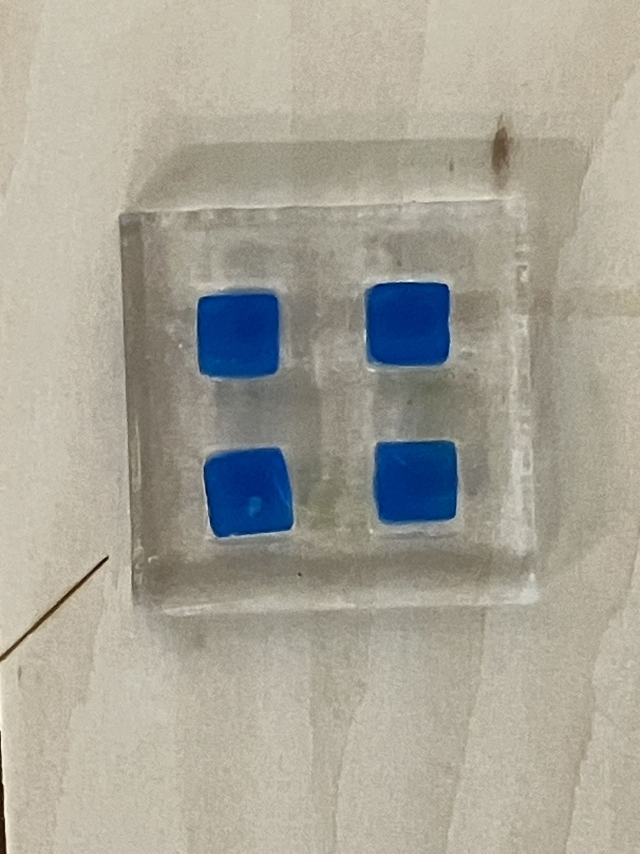
#> input picture images/1.jpg, 1280 x 1707 px, found by its file name (shown at 1/2 size); its folder holds 4 pictures in this run
$ python except_of_colors.py
#> lines starting #> are read from the running program, lines starting #| are printed output that depends on the picture; after the words box and inside, x2 and y2 are one past the last pixel; in counts of white or black regions, pixels touching at a corner belong together
#> further down, img1 is the input picture: shape (1707, 1280, 3); mean R, G, B 166.6, 163.5, 151.9
import matplotlib.pyplot as plt
import numpy as np
import os
import skimage as ski

from natsort import natsorted
from skimage import color, filters


def except_of_rybg(img):
  # Convert the image to grayscale
  gray_image = color.rgb2gray(img)
  # Apply a Gaussian filter to smooth the image
  smoothed_image = filters.gaussian(gray_image, sigma=1)
  # Define color thresholds for blue, yellow, and red
  blue_mask = (img[:, :, 2] > 100) & (img[:, :, 1] < 150) & (img[:, :, 0] < 150)
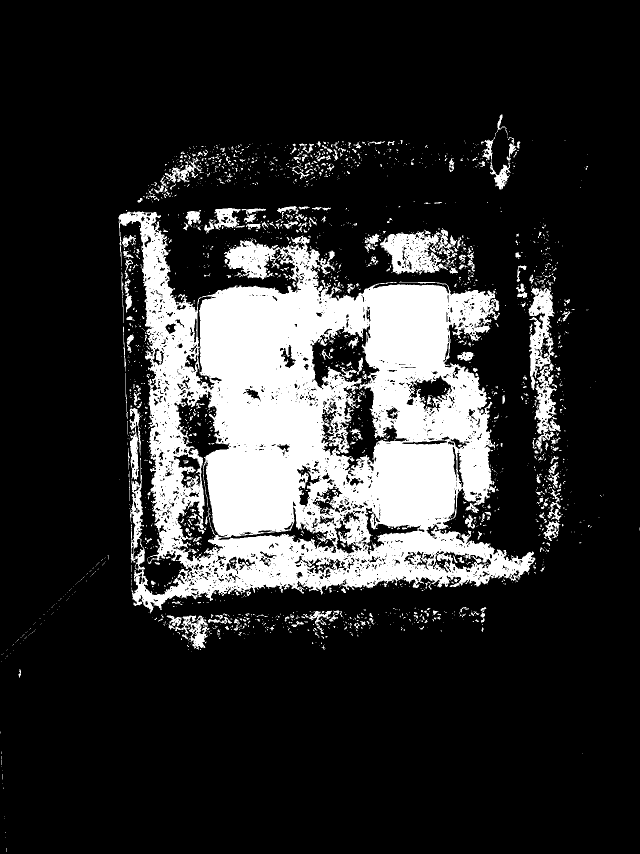
#> blue_mask: shape (1707, 1280) bool (shown at 1/2 size); 18% white; 2243 white regions (1900 under 20 px), largest, box (x1, y1, x2, y2) and area: (237, 423, 1071, 1227) 335994, (760, 459, 915, 550) 7539, (1057, 575, 1110, 780) 5210
  yellow_mask = (img[:, :, 2] > 150) & (img[:, :, 1] > 150) & (img[:, :, 0] < 150)
#> yellow_mask: shape (1707, 1280) bool; 0.11% white in thin lines or dots, all inside (x1, y1, x2, y2) = (390, 562, 921, 1080)
  red_mask = (img[:, :, 2] < 150) & (img[:, :, 1] < 150) & (img[:, :, 0] > 150)
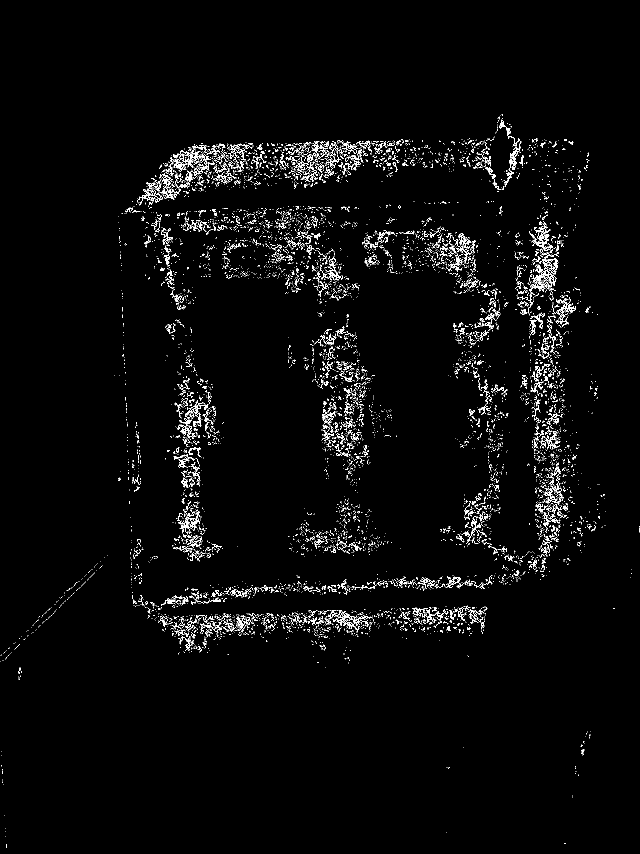
#> red_mask: shape (1707, 1280) bool (shown at 1/2 size); 2.7% white in thin lines or dots, all inside (x1, y1, x2, y2) = (1, 228, 1280, 1696)
  green_mask = (img[:, :, 2] < 100) & (img[:, :, 1] > 50) & (img[:, :, 0] < 150)
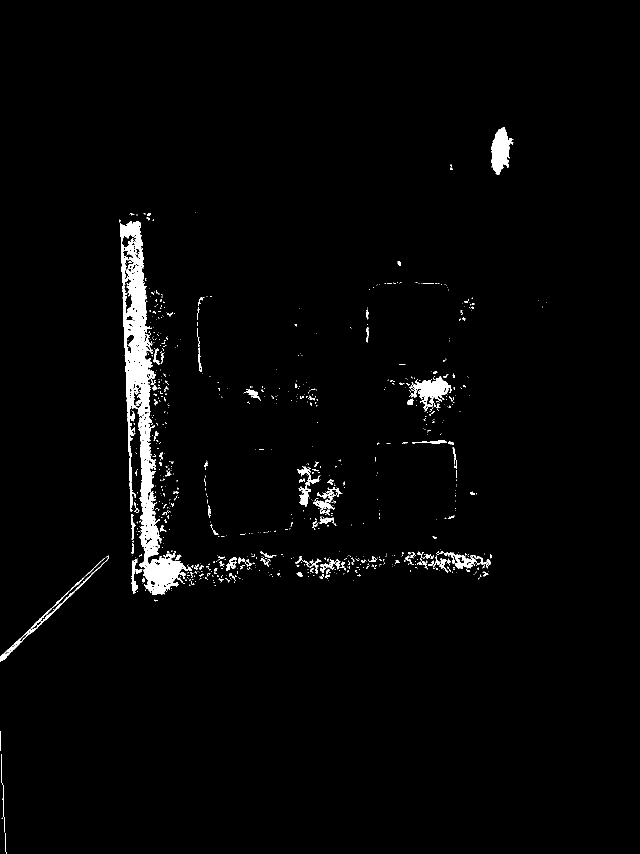
#> green_mask: shape (1707, 1280) bool (shown at 1/2 size); 2.1% white; 847 white regions (721 under 20 px), largest, box (x1, y1, x2, y2) and area: (240, 442, 384, 1190) 26104, (982, 255, 1027, 350) 2537, (819, 752, 904, 822) 2399
  # Combine the masks
  combined_mask = blue_mask | yellow_mask | red_mask | green_mask
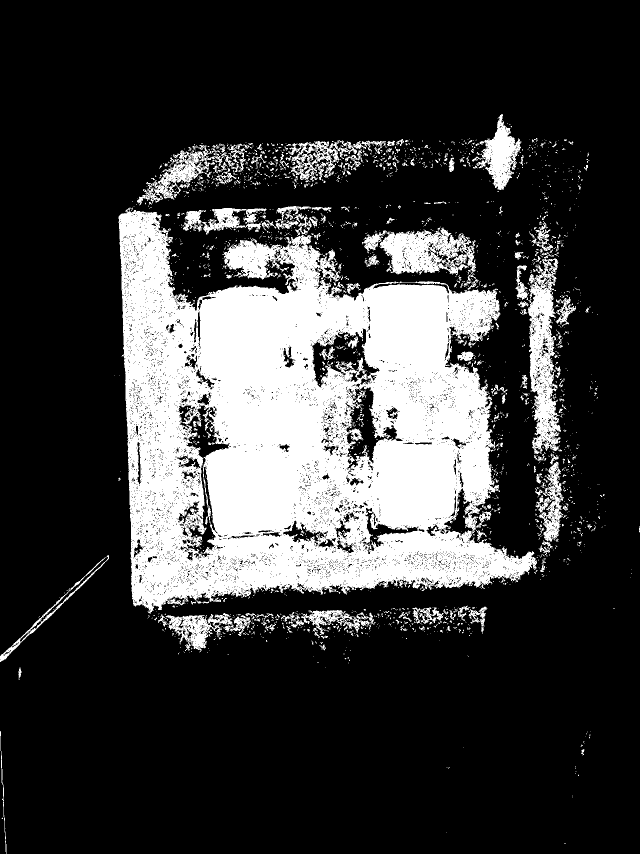
#> combined_mask: shape (1707, 1280) bool (shown at 1/2 size); 22.9% white; 2045 white regions (1787 under 20 px), largest, box (x1, y1, x2, y2) and area: (236, 415, 1074, 1227) 413111, (1031, 517, 1125, 908) 15096, (724, 455, 957, 580) 12157
  # Create an masked image with white background
  masked_image = np.ones_like(img) * 255
  # Set the blue regions to the original color in the output image
  masked_image[combined_mask] = img[combined_mask]
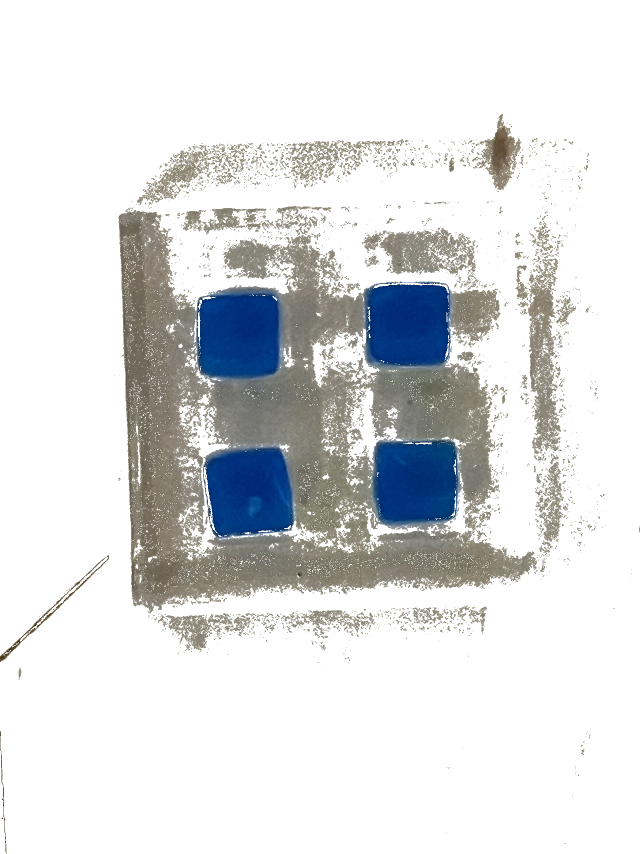
#> masked_image: shape (1707, 1280, 3) (shown at 1/2 size); mean R, G, B 221.2, 222.8, 223.8

  # Define a threshold for identifying gray regions (adjust as needed)
  gray_threshold = 0.3
  # Create a mask for gray regions
  gray_mask = smoothed_image < gray_threshold
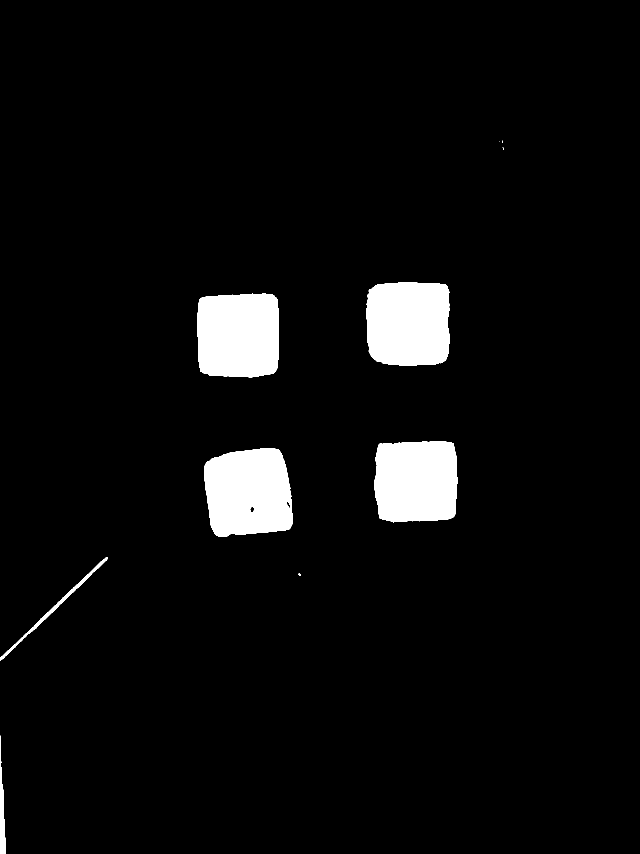
#> gray_mask: shape (1707, 1280) bool (shown at 1/2 size); 4.9% white; 10 white regions (4 under 20 px), largest, box (x1, y1, x2, y2) and area: (408, 897, 586, 1074) 26564, (733, 565, 899, 731) 25883, (395, 587, 558, 755) 25748, (748, 882, 915, 1045) 24897, (0, 1114, 216, 1321) 1748, (0, 1471, 12, 1707) 1389
  # Create an output image with white background
  output_image = np.ones_like(masked_image) * 255
  # Set the gray regions to white in the output image
  output_image[gray_mask] = masked_image[gray_mask]
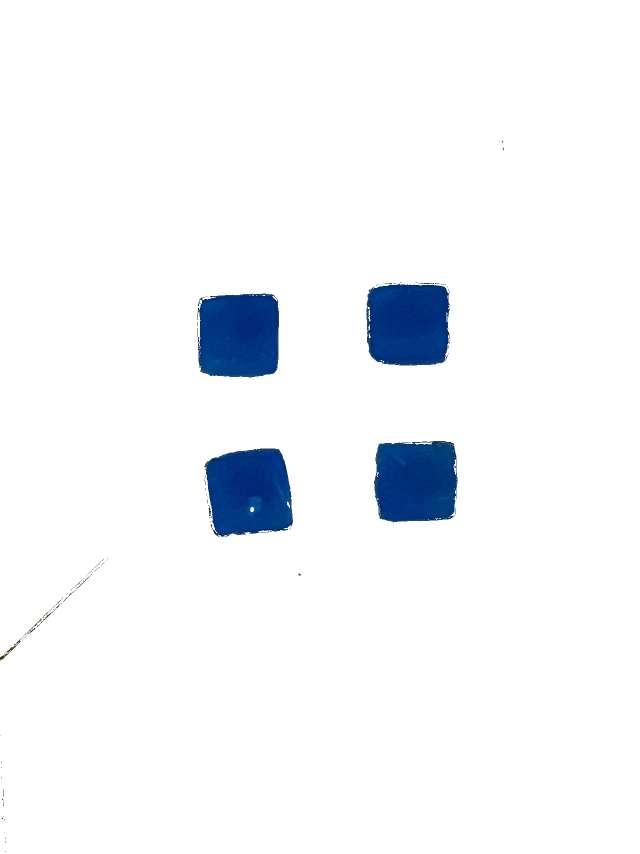
#> output_image: shape (1707, 1280, 3) (shown at 1/2 size); mean R, G, B 243.4, 245.6, 248.9

  return output_image


# Load the example image
folder_path = os.path.join(os.getcwd(), 'images')
list_files = os.listdir(folder_path)
list_files = natsorted(list_files)
image_list = []
for filename in list_files:
  filename = os.path.join(folder_path, filename)
  image_list.append(ski.io.imread(filename))
img1 = image_list[0]
img2 = image_list[1]

# Convert the image
output_image = except_of_rybg(img1)

# Define layout
fig = plt.figure(figsize=(8, 5))
axes = np.zeros((1, 2), dtype=object)
axes[0, 0] = fig.add_subplot(1, 2, 1)
axes[0, 1] = fig.add_subplot(1, 2, 2)

# Display the original image
axes[0, 0].imshow(img1)
axes[0, 0].set_title("Original Image")
axes[0, 0].axis("off")

# Display the processed image
axes[0, 1].imshow(output_image)
axes[0, 1].set_title("Processed Image")
axes[0, 1].axis("off")

plt.show()
